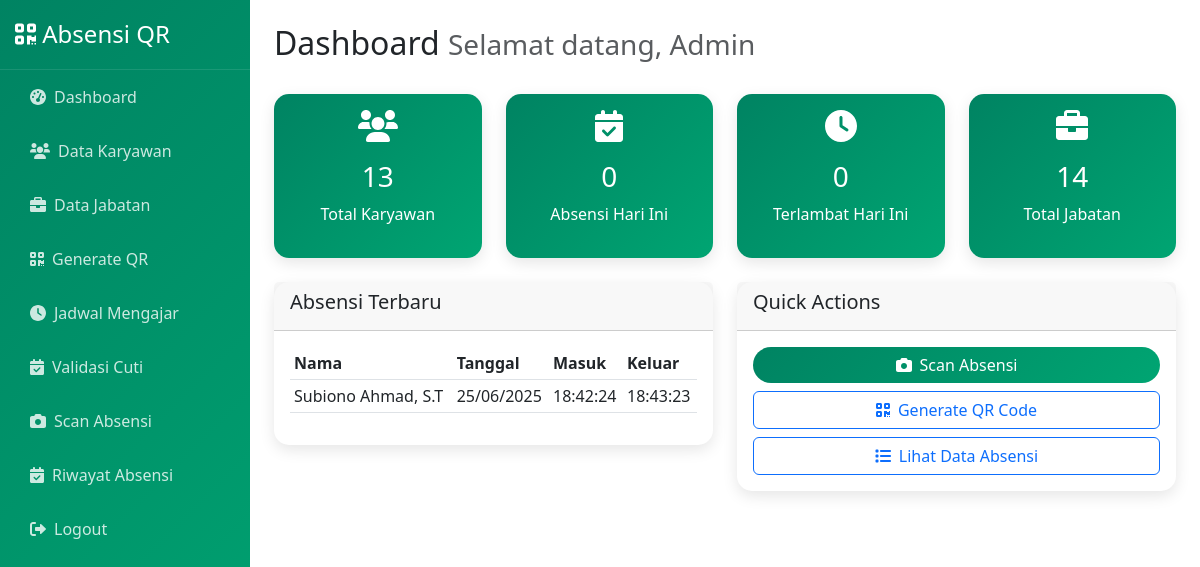
The app's page /index.php?page=qr_generator (signed in) with its own data.
### tables this page shows
CREATE TABLE `absensi` (
  `id` int(11) NOT NULL,
  `user_id` int(11) NOT NULL,
  `tanggal` date NOT NULL,
  `jam_masuk` time DEFAULT NULL,
  `jam_keluar` time DEFAULT NULL,
  `status` enum('hadir','tidak_hadir','terlambat') DEFAULT 'hadir',
  `created_at` timestamp NULL DEFAULT current_timestamp(),
  `updated_at` timestamp NULL DEFAULT current_timestamp() ON UPDATE current_timestamp(),
  `jam_kerja` decimal(5,2) DEFAULT NULL
);

CREATE TABLE `users` (
  `id` int(11) NOT NULL,
  `nama` varchar(100) NOT NULL,
  `email` varchar(100) NOT NULL,
  `password` varchar(255) NOT NULL,
  `jabatan_id` int(11) DEFAULT NULL,
  `qr_code` varchar(255) NOT NULL,
  `role` enum('admin','user') DEFAULT 'user',
  `created_at` timestamp NOT NULL DEFAULT current_timestamp(),
  `nip` varchar(20) DEFAULT NULL,
  `deskripsi` text DEFAULT NULL,
  `status` enum('aktif','nonaktif') DEFAULT 'aktif',
  `updated_at` timestamp NULL DEFAULT current_timestamp() ON UPDATE current_timestamp()
);

### pages/dashboard.php (the view)
<?php
$stats_query = "SELECT
    (SELECT COUNT(*) FROM users WHERE role = 'user') as total_users,
    (SELECT COUNT(*) FROM absensi WHERE tanggal = CURDATE()) as absensi_hari_ini,
    (SELECT COUNT(*) FROM absensi WHERE tanggal = CURDATE() AND jam_masuk > '08:00:00') as terlambat_hari_ini,
    (SELECT COUNT(*) FROM jabatan) as total_jabatan";
$stats = $db->query($stats_query)->fetch(PDO::FETCH_ASSOC);
?>
<div class="row mb-4">
    <div class="col-12">
        <h2>Dashboard <small class="text-muted">Selamat datang, <?= $_SESSION['nama'] ?></small></h2>
    </div>
</div>
<div class="row mb-4">
    <div class="col-md-3">
        <div class="card stats-card">
            <div class="card-body text-center">
                <i class="fas fa-users fa-2x mb-3"></i>
                <h3><?= $stats['total_users'] ?></h3>
                <p>Total Karyawan</p>
            </div>
        </div>
    </div>
    <div class="col-md-3">
        <div class="card stats-card">
            <div class="card-body text-center">
                <i class="fas fa-calendar-check fa-2x mb-3"></i>
                <h3><?= $stats['absensi_hari_ini'] ?></h3>
                <p>Absensi Hari Ini</p>
            </div>
        </div>
    </div>
    <div class="col-md-3">
        <div class="card stats-card">
            <div class="card-body text-center">
                <i class="fas fa-clock fa-2x mb-3"></i>
                <h3><?= $stats['terlambat_hari_ini'] ?></h3>
                <p>Terlambat Hari Ini</p>
            </div>
        </div>
    </div>
    <div class="col-md-3">
        <div class="card stats-card">
            <div class="card-body text-center">
                <i class="fas fa-briefcase fa-2x mb-3"></i>
                <h3><?= $stats['total_jabatan'] ?></h3>
                <p>Total Jabatan</p>
            </div>
        </div>
    </div>
</div>
<div class="row">
    <div class="col-md-6">
        <div class="card">
            <div class="card-header">
                <h5>Absensi Terbaru</h5>
            </div>
            <div class="card-body">
                <?php
                $recent_query = "SELECT u.nama, a.tanggal, a.jam_masuk, a.jam_keluar, j.nama_jabatan
                                FROM absensi a
                                JOIN users u ON a.user_id = u.id
                                JOIN jabatan j ON u.jabatan_id = j.id
                                ORDER BY a.created_at DESC LIMIT 5";
                $recent_absensi = $db->query($recent_query)->fetchAll(PDO::FETCH_ASSOC);
                ?>
                <div class="table-responsive">
                    <table class="table table-sm">
                        <thead>
                            <tr>
                                <th>Nama</th>
                                <th>Tanggal</th>
                                <th>Masuk</th>
                                <th>Keluar</th>
                            </tr>
                        </thead>
                        <tbody>
                            <?php foreach($recent_absensi as $absen): ?>
                            <tr>
                                <td><?= $absen['nama'] ?></td>
                                <td><?= date('d/m/Y', strtotime($absen['tanggal'])) ?></td>
                                <td><?= $absen['jam_masuk'] ?: '-' ?></td>
                                <td><?= $absen['jam_keluar'] ?: '-' ?></td>
                            </tr>
                            <?php endforeach; ?>
                        </tbody>
                    </table>
                </div>
            </div>
        </div>
    </div>
    <div class="col-md-6">
        <div class="card">
            <div class="card-header">
                <h5>Quick Actions</h5>
            </div>
            <div class="card-body">
                <div class="d-grid gap-2">
                    <a href="?page=scanner" class="btn btn-primary">
                        <i class="fas fa-camera me-2"></i>Scan Absensi
                    </a>
                    <a href="?page=qr_generator" class="btn btn-outline-primary">
                        <i class="fas fa-qrcode me-2"></i>Generate QR Code
                    </a>
                    <a href="?page=absensi" class="btn btn-outline-primary">
                        <i class="fas fa-list me-2"></i>Lihat Data Absensi
                    </a>
                </div>
            </div>
        </div>
    </div>
</div>

### index.php (style rules this page uses)
.card { border: none; border-radius: 15px; box-shadow: 0 5px 15px rgba(0,0,0,0.1); transition: transform 0.3s ease; }
.stats-card { background: linear-gradient(135deg, #008362 0%, #00a572 100%); color: white; }
.btn-primary { background: linear-gradient(135deg, #008362 0%, #00a572 100%); border: none; border-radius: 25px; }

### records on screen
absensi: user.nama "Subiono Ahmad, S.T", tanggal "25/06/2025", jam_masuk "18:42:24", jam_keluar "18:43:23"

### other values on screen
$_SESSION['nama'] "Admin"
$stats['total_users'] "13"
$stats['absensi_hari_ini'] "0"
$stats['terlambat_hari_ini'] "0"
$stats['total_jabatan'] "14"
